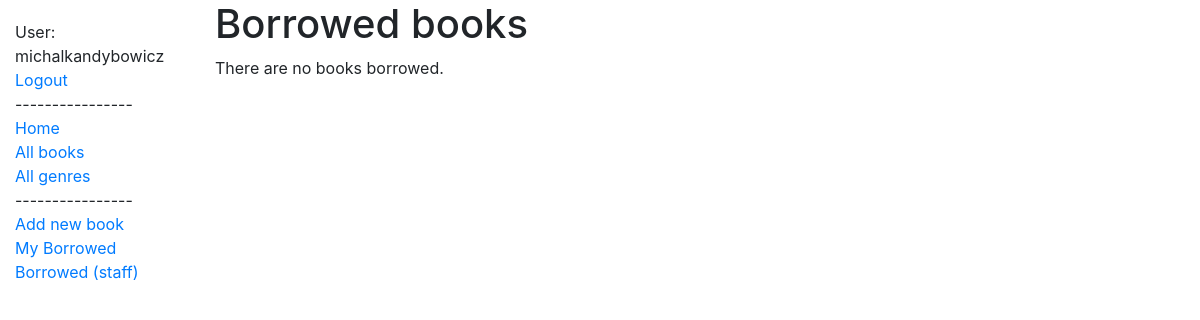
Page /catalog/mybooks/ (signed in) on the earlier database version.
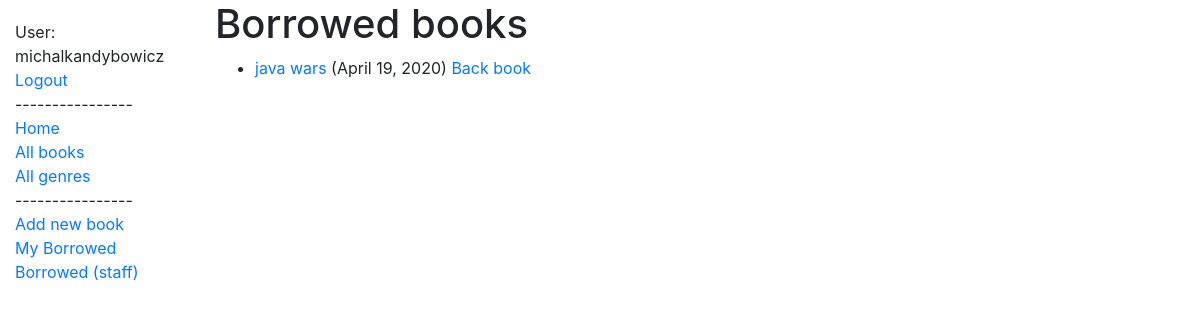
Same page on the later database version.
### catalog/models.py (models this page shows, shortened)
class BookInstance(models.Model):
    id = models.UUIDField(primary_key=True, default=uuid.uuid4, help_text='Unique ID for this particular book across whole library')
    book = models.ForeignKey('Book', on_delete=models.SET_NULL, null=True)
    imprint = models.CharField(max_length=200)
    due_back = models.DateField(null=True, blank=True)
    borrower = models.ForeignKey(User, on_delete=models.SET_NULL, null=True, blank=True)
    LOAN_STATUS = (
        ('m', 'Maintenance'),
        ('o', 'On loan'),
        ('a', 'Available'),
        ('r', 'Reserved'),
    )
    status = models.CharField(
        max_length=1,
        choices=LOAN_STATUS,
        blank=True,
        default='m',
        help_text='Book availability',
    )
    class Meta:
        ordering = ['due_back']
        permissions = (("can_mark_returned", "Set book as returned"),)
    @property
    def is_overdue(self):
        return self.due_back and date.today() > self.due_back

class Book(models.Model):
    title = models.CharField(max_length=200)
    author = models.ForeignKey('Author', on_delete=models.SET_NULL, null=True)
    summary = models.TextField(max_length=1000, help_text='Enter a brief description of the book')
    genre = models.ManyToManyField(Genre, help_text='Select a genre for this book')
    def display_genre(self):
        """Create a string for the Genre. This is required to display genre in Admin."""
        return ', '.join(genre.name for genre in self.genre.all()[:3])
    display_genre.short_description = 'Genre'

### catalog/views.py (the view)
# urls.py: path('mybooks/', views.LoanedBooksByUserListView.as_view(), name='my-borrowed'),
class LoanedBooksByUserListView(LoginRequiredMixin, generic.ListView):
    model = BookInstance
    template_name = 'bookinstance_list_borrowed_user.html'
    paginate_by = 10
    def get_queryset(self):
        return BookInstance.objects.filter(borrower=self.request.user).filter(status__exact='o').order_by('due_back')

### templates/bookinstance_list_borrowed_user.html
{% extends "base_generic.html" %}
{% block content %}
    <h1>Borrowed books </h1>
    {% if bookinstance_list %}
    <ul>
      {% for bookinst in bookinstance_list %}
          <li class="{% if bookinst.is_overdue %}text-danger{% endif %}">
              <a href="{% url 'book-detail' bookinst.book.pk %}">{{bookinst.book.title}}</a> ({{ bookinst.due_back }})
              {% if perms.catalog.can_mark_returned %}
                  <a href="{% url 'back' bookinst.id %}">Back book</a>
              {% endif %}
          </li>
      {% endfor %}
    </ul>
    {% else %}
      <p>There are no books borrowed.</p>
    {% endif %}
{% endblock %}

Differences in the rows shown:
now on this page (row edited): BookInstance: book "java wars", due_back "April 19, 2020"
Other differences:
text no longer shown: "There are no books borrowed."
